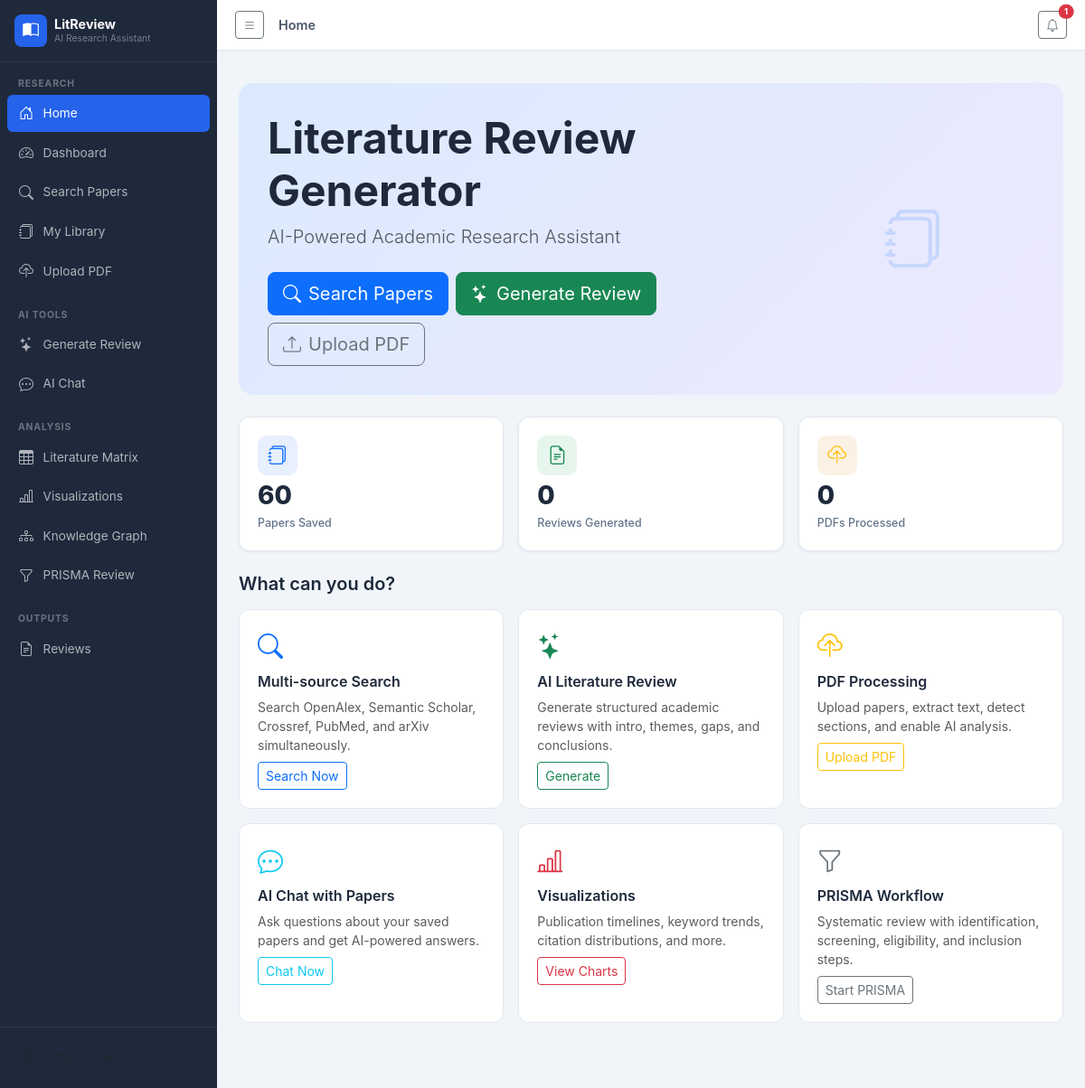
The page / on the database its author committed.
### tables this page shows
CREATE TABLE site_settings (
            id INTEGER PRIMARY KEY AUTOINCREMENT,
            key TEXT UNIQUE,
            value TEXT,
            updated_at TIMESTAMP DEFAULT CURRENT_TIMESTAMP
        );

### blueprints/main.py (the view)
@main_bp.route('/')
def index():
    site = get_site_settings()
    db = get_db()
    stats = {
        'papers': db.execute('SELECT COUNT(*) as c FROM papers').fetchone()['c'],
        'reviews': db.execute('SELECT COUNT(*) as c FROM literature_reviews').fetchone()['c'],
        'uploads': db.execute('SELECT COUNT(*) as c FROM paper_files').fetchone()['c'],
    }
    recent_reviews = db.execute('SELECT * FROM literature_reviews ORDER BY created_at DESC LIMIT 5').fetchall()
    db.close()
    return render_template('index.html', site=site, stats=stats,
                           recent_reviews=recent_reviews, notifications=get_notifications())

### blueprints/main.py (called while the page is built)
def get_site_settings():
    db = get_db()
    rows = db.execute('SELECT key, value FROM site_settings').fetchall()
    db.close()
    return {r['key']: r['value'] for r in rows}

def get_notifications():
    db = get_db()
    rows = db.execute('SELECT * FROM notifications WHERE is_read=0 ORDER BY created_at DESC LIMIT 10').fetchall()
    db.close()
    return [dict(r) for r in rows]

### models/__init__.py (called while the page is built)
def get_db():
    conn = sqlite3.connect(Config.DATABASE_PATH)
    conn.row_factory = sqlite3.Row
    return conn

### templates/index.html (shortened to what this page needs)
{% extends "base.html" %}
{% block page_title %}Home{% endblock %}
{% block content %}
<div class="hero-section mb-4">
  <div class="row align-items-center">
    <div class="col-lg-8">
      <h1 class="display-5 fw-bold mb-2">{{ site.get('site_name','Literature Review Generator') }}</h1>
      <p class="lead text-muted mb-4">{{ site.get('site_tagline','Free AI-powered academic research assistant') }}</p>
      <div class="d-flex flex-wrap gap-2">
        <a href="/search" class="btn btn-primary btn-lg"><i class="bi bi-search me-2"></i>Search Papers</a>
        <a href="/ai/generate-review" class="btn btn-success btn-lg"><i class="bi bi-stars me-2"></i>Generate Review</a>
        <a href="/upload" class="btn btn-outline-secondary btn-lg"><i class="bi bi-upload me-2"></i>Upload PDF</a>
      </div>
    </div>
    <div class="col-lg-4 text-center d-none d-lg-block">
      <div class="hero-icon-grid">
        <i class="bi bi-journals text-primary" style="font-size:4rem;opacity:0.15;"></i>
      </div>
    </div>
  </div>
</div>
<div class="row g-3 mb-4">
  <div class="col-6 col-md-4">
    <div class="stat-card">
      <div class="stat-icon bg-primary-soft"><i class="bi bi-journals text-primary"></i></div>
      <div class="stat-value">{{ stats.papers }}</div>
      <div class="stat-label">Papers Saved</div>
    </div>
  </div>
  <div class="col-6 col-md-4">
    <div class="stat-card">
      <div class="stat-icon bg-success-soft"><i class="bi bi-file-earmark-text text-success"></i></div>
      <div class="stat-value">{{ stats.reviews }}</div>
      <div class="stat-label">Reviews Generated</div>
    </div>
  </div>
  <div class="col-6 col-md-4">
    <div class="stat-card">
      <div class="stat-icon bg-warning-soft"><i class="bi bi-cloud-upload text-warning"></i></div>
      <div class="stat-value">{{ stats.uploads }}</div>
      <div class="stat-label">PDFs Processed</div>
    </div>
  </div>
</div>
<h5 class="fw-semibold mb-3">What can you do?</h5>
<div class="row g-3 mb-4">
  <div class="col-md-6 col-xl-4">
    <div class="feature-card">
      <div class="feature-icon"><i class="bi bi-search text-primary"></i></div>
      <h6 class="fw-semibold">Multi-source Search</h6>
      <p class="text-muted small mb-2">Search OpenAlex, Semantic Scholar, Crossref, PubMed, and arXiv simultaneously.</p>
      <a href="/search" class="btn btn-sm btn-outline-primary">Search Now</a>
    </div>
  </div>
  <div class="col-md-6 col-xl-4">
    <div class="feature-card">
      <div class="feature-icon"><i class="bi bi-stars text-success"></i></div>
      <h6 class="fw-semibold">AI Literature Review</h6>
      <p class="text-muted small mb-2">Generate structured academic reviews with intro, themes, gaps, and conclusions.</p>
      <a href="/ai/generate-review" class="btn btn-sm btn-outline-success">Generate</a>
    </div>
  </div>
  <div class="col-md-6 col-xl-4">
    <div class="feature-card">
      <div class="feature-icon"><i class="bi bi-cloud-upload text-warning"></i></div>
      <h6 class="fw-semibold">PDF Processing</h6>
      <p class="text-muted small mb-2">Upload papers, extract text, detect sections, and enable AI analysis.</p>
      <a href="/upload" class="btn btn-sm btn-outline-warning">Upload PDF</a>
    </div>
  </div>
  <div class="col-md-6 col-xl-4">
    <div class="feature-card">
      <div class="feature-icon"><i class="bi bi-chat-dots text-info"></i></div>
      <h6 class="fw-semibold">AI Chat with Papers</h6>
      <p class="text-muted small mb-2">Ask questions about your saved papers and get AI-powered answers.</p>
      <a href="/ai/chat" class="btn btn-sm btn-outline-info">Chat Now</a>
    </div>
  </div>
  <div class="col-md-6 col-xl-4">
    <div class="feature-card">
      <div class="feature-icon"><i class="bi bi-bar-chart-line text-danger"></i></div>
      <h6 class="fw-semibold">Visualizations</h6>
      <p class="text-muted small mb-2">Publication timelines, keyword trends, citation distributions, and more.</p>
      <a href="/visualizations" class="btn btn-sm btn-outline-danger">View Charts</a>
    </div>
  </div>
  <div class="col-md-6 col-xl-4">
    <div class="feature-card">
      <div class="feature-icon"><i class="bi bi-funnel text-secondary"></i></div>
      <h6 class="fw-semibold">PRISMA Workflow</h6>
      <p class="text-muted small mb-2">Systematic review with identification, screening, eligibility, and inclusion steps.</p>
      <a href="/prisma" class="btn btn-sm btn-outline-secondary">Start PRISMA</a>
    </div>
  </div>
</div>
{% endblock %}

### static/css/style.css (style rules this page uses)
:root { --primary: #2563eb; --primary-soft: rgba(37, 99, 235, 0.1); --success-soft: rgba(22, 163, 74, 0.1); --warning-soft: rgba(217, 119, 6, 0.1); --info-soft: rgba(8, 145, 178, 0.1); --sidebar-w: 240px; --sidebar-bg: #1e293b; --top-nav-h: 56px; }
body { font-family: 'Inter', -apple-system, BlinkMacSystemFont, 'Segoe UI', sans-serif; background: #f1f5f9; color: #1e293b; overflow-x: hidden; }
.stat-card { background: white; border-radius: 12px; padding: 1.25rem; display: flex; flex-direction: column; align-items: flex-start; gap: 0.5rem; box-shadow: 0 1px 3px rgba(0,0,0,0.06); border: 1px solid #e2e8f0; }
.stat-icon { width: 44px; height: 44px; border-radius: 10px; display: flex; align-items: center; justify-content: center; font-size: 1.3rem; }
.stat-value { font-size: 1.75rem; font-weight: 800; line-height: 1; color: #1e293b; }
.stat-label { font-size: 0.78rem; color: #64748b; font-weight: 500; }
.feature-card { background: white; border-radius: 12px; padding: 1.25rem; border: 1px solid #e2e8f0; height: 100%; transition: box-shadow 0.2s, transform 0.15s; }
.feature-icon { font-size: 1.75rem; margin-bottom: 0.5rem; }
.hero-section { background: linear-gradient(135deg, #dbeafe 0%, #ede9fe 100%); border-radius: 16px; padding: 2rem; margin-bottom: 0; }
.bg-primary-soft { background: var(--primary-soft) !important; }
.bg-success-soft { background: var(--success-soft) !important; }
.bg-warning-soft { background: var(--warning-soft) !important; }

### rows shown on the page
site_settings: get "Literature Review Generator"
site_settings: get "AI-Powered Academic Research Assistant"

### other values the page prints
{{ g_notif_count }} "1"
{{ stats.papers }} "60"
{{ stats.reviews }} "0"
{{ stats.uploads }} "0"
